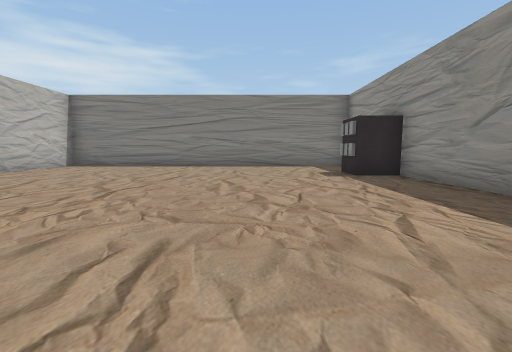
[1] (above)

24 first-person views from a walk through a 3-D level made in the Unity game engine. The camera is 1.2 m above the floor, tilts 6° down and sees 90° across. Doors are open. The floor is counted in squares, 2 m on a side. Each view is taken from the middle of a square. On the plan, view 1 faces up. The plan holds only what a view shows up to about 9 squares ahead; the rest is blank. The place goes on beyond the plan. The player character is not drawn. Some animated figures are not drawn. Some surface patterns are stand-ins.

[2]
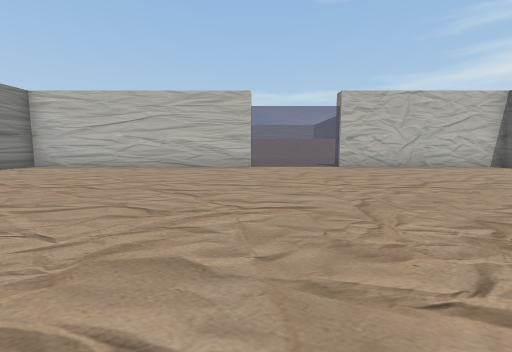

[3]
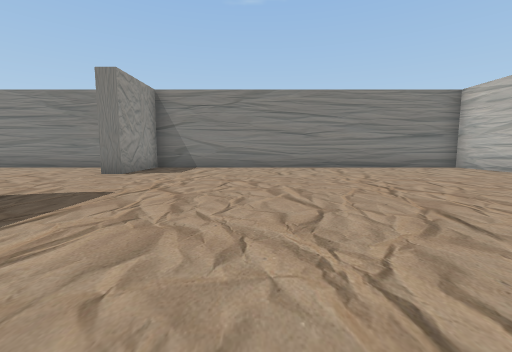

[4]
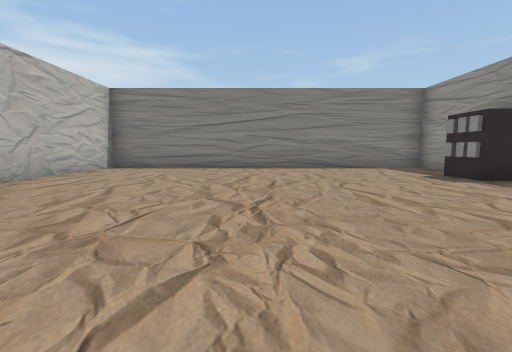

[5]
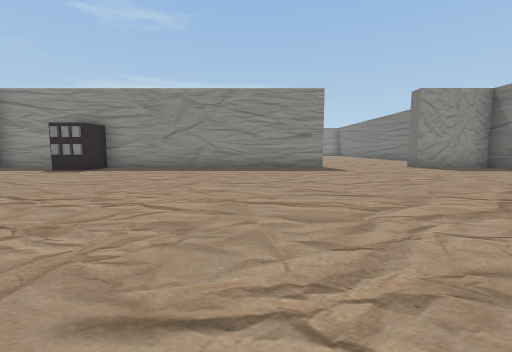

[6]
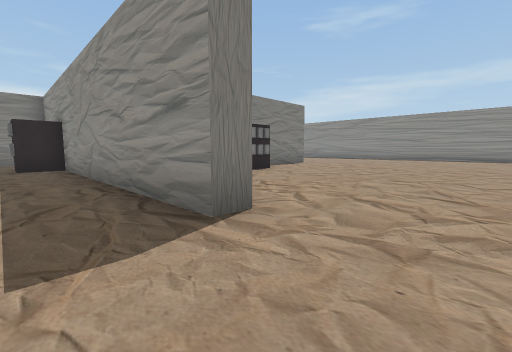

[7]
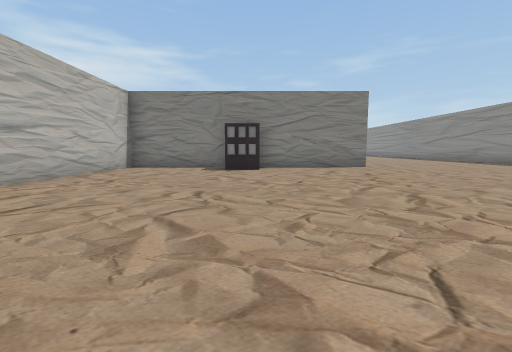

[8]
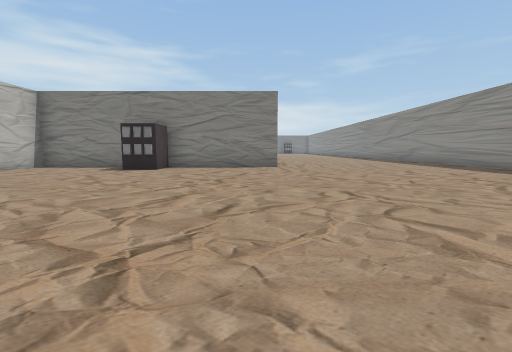

[9]
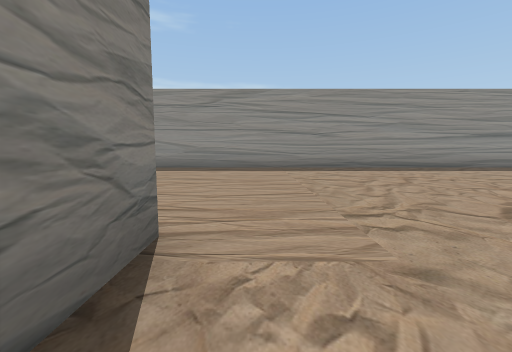

[10]
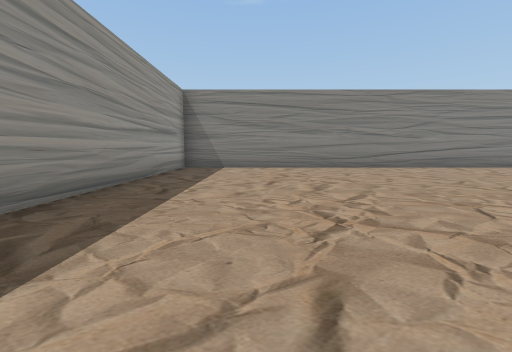

[11]
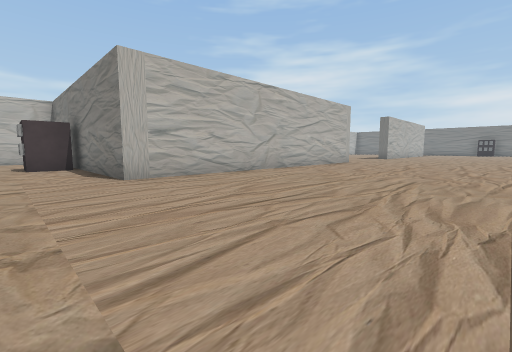

[12]
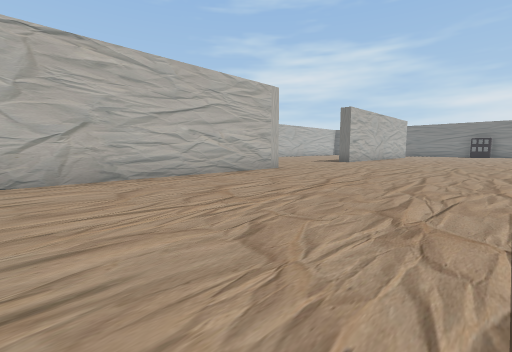

[13]
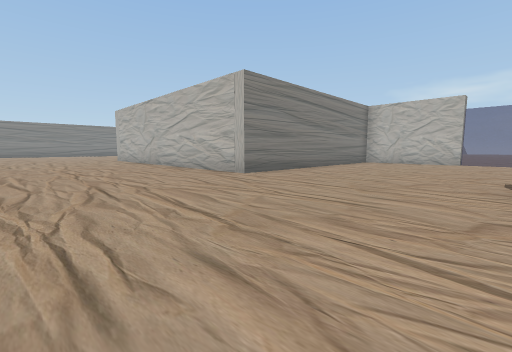

[14]
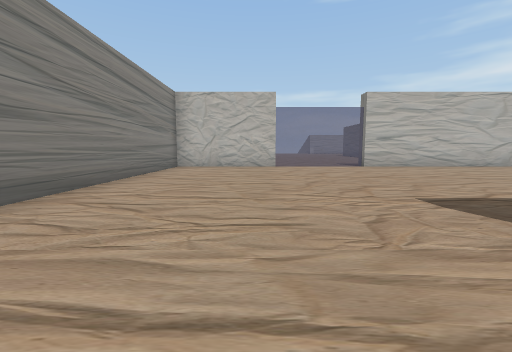

[15]
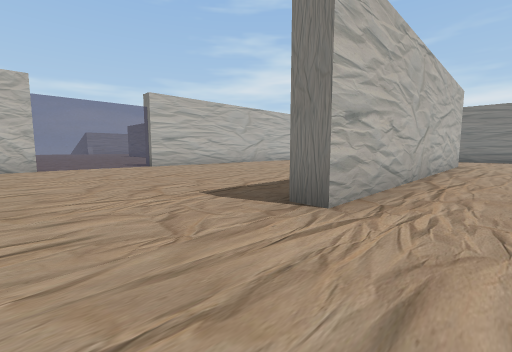

[16]
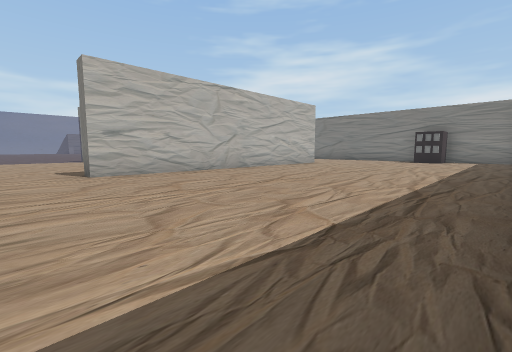

[17]
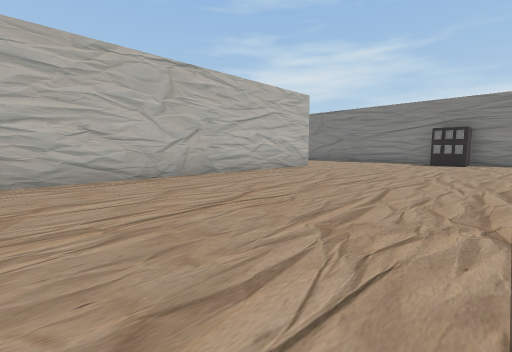

[18]
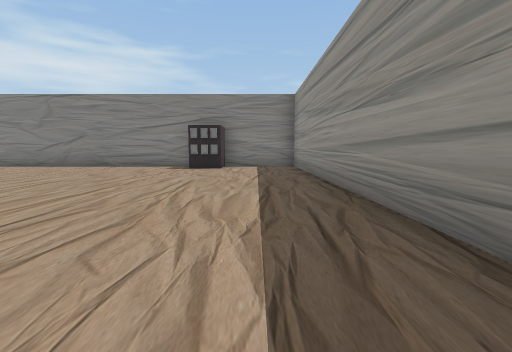

[19]
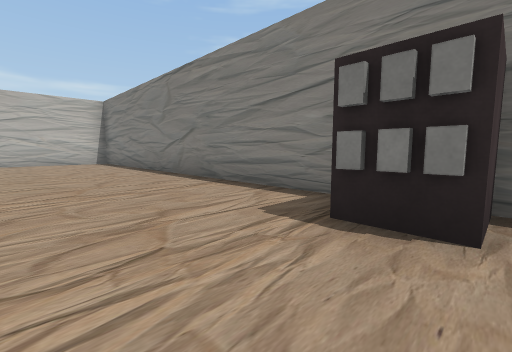

[20]
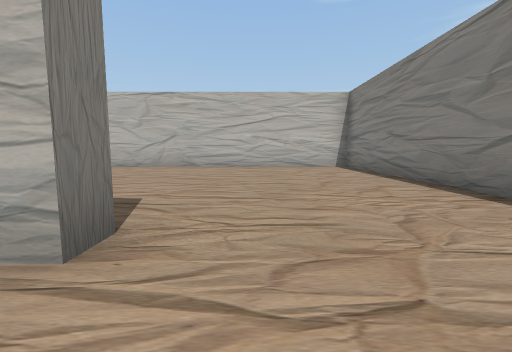

[21]
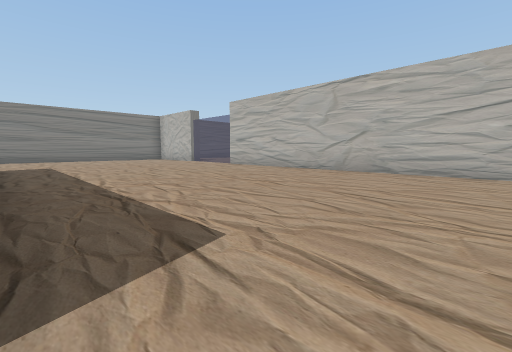

[22]
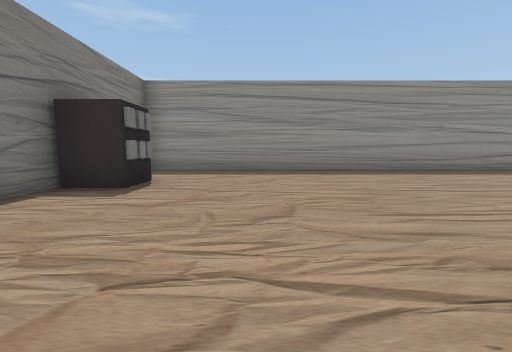

[23]
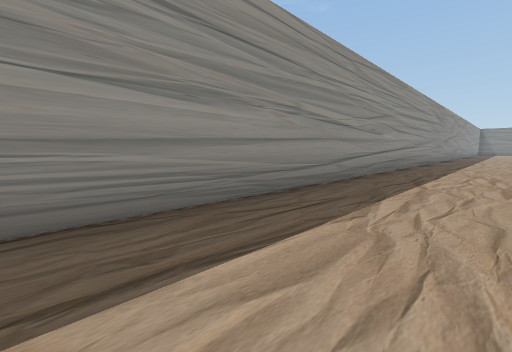

[24]
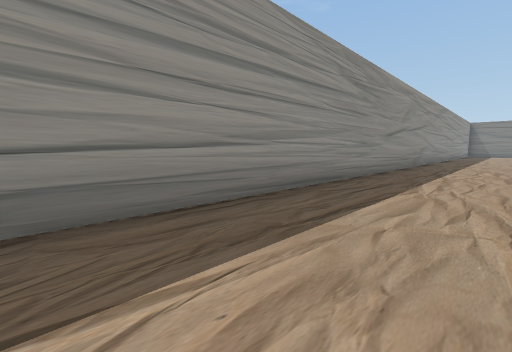

### Floor plan
Ten units are one square. View 1 is at (0, 0); x grows to the right and y downward. Boxes are objects, and circles mark ways between rooms. Rooms are numbered by the first view taken in them; rooms with no view inside come last. Other rooms are left out.
<svg viewBox="-71 -316 260 385">
<path fill="none" stroke="#000" d="M-66 -9 -66 64 33 64 33 42M33 12 33 -52M33 -75 33 -93 -66 -93 -66 -37M42 -168 42 -133 117 -133 117 -37 38 -37 38 9M111 -270 117 -270 117 -183 111 -183M39 12 33 12M33 42 38 42M50 64 184 64 184 -311M170 -311 42 -311 42 -196"/>
<rect x="25" y="-65" width="10" height="10" fill="#bbb"><title>terminal</title></rect>
<rect x="65" y="-35" width="20" height="10" fill="#bbb"><title>terminal</title></rect>
<rect x="145" y="-305" width="20" height="10" fill="#bbb"><title>terminal</title></rect>
<circle cx="37" cy="30" r="3" fill="#2a7"/>
<text x="-20" y="-20">1</text>
<text x="120" y="-120">2</text>
</svg>
Room 1 opens to room 2.

Where each view was taken, in squares from view 1:
view 1: 0 up, 0 right, facing up
view 2: 1 up, 2 right, facing left
view 3: 2 up, 0 right, facing down
view 4: 1 up, 2 left, facing up
view 5: 1 up, 5 left, facing right
view 6: 3 down, 2 right, facing up-right
view 7: 5 down, 8 right, facing up
view 8: 5 down, 11 right, facing up
view 9: 3 up, 10 right, facing right
view 10: 2 up, 16 right, facing down
view 11: 2 up, 17 right, facing up-left
view 12: 7 up, 17 right, facing up-left
view 13: 18 up, 16 right, facing down-left
view 14: 16 up, 13 right, facing left
view 15: 16 up, 13 right, facing up-left
view 16: 17 up, 18 right, facing up-left
view 17: 19 up, 17 right, facing up-left
view 18: 22 up, 17 right, facing up
view 19: 28 up, 16 right, facing up-left
view 20: 28 up, 13 right, facing left
view 21: 28 up, 11 right, facing down-left
view 22: 28 up, 11 right, facing right
view 23: 26 up, 16 right, facing down-right
view 24: 18 up, 16 right, facing down-right
